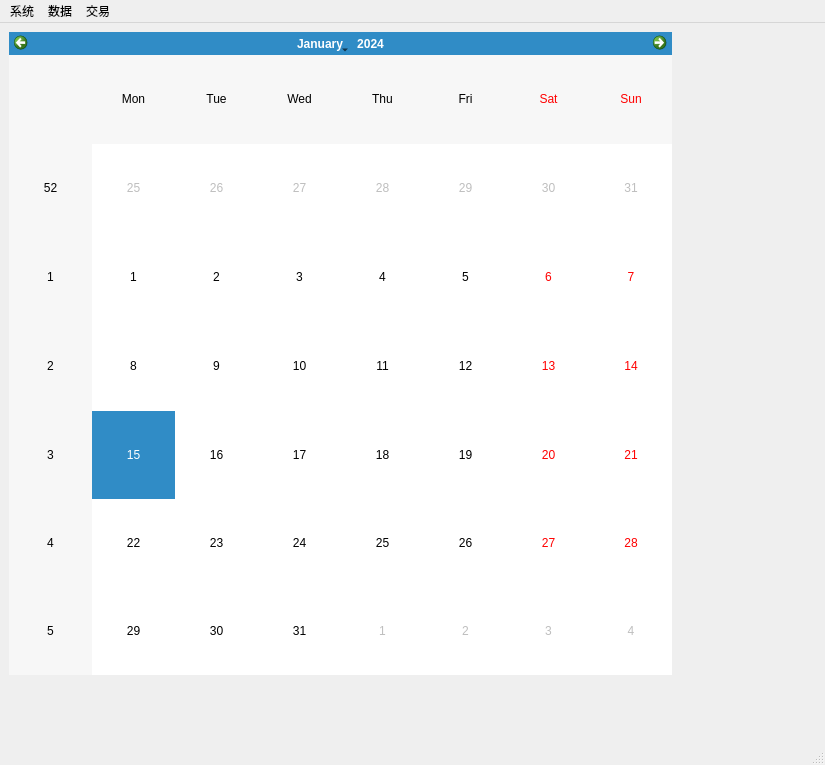
<?xml version="1.0" encoding="UTF-8"?>
<ui version="4.0">
 <class>MainWindow</class>
 <widget class="QMainWindow" name="MainWindow">
  <property name="geometry">
   <rect>
    <x>0</x>
    <y>0</y>
    <width>825</width>
    <height>765</height>
   </rect>
  </property>
  <property name="sizePolicy">
   <sizepolicy hsizetype="Maximum" vsizetype="Maximum">
    <horstretch>0</horstretch>
    <verstretch>0</verstretch>
   </sizepolicy>
  </property>
  <property name="windowTitle">
   <string>MainWindow</string>
  </property>
  <widget class="QWidget" name="centralwidget">
   <widget class="QFrame" name="gridFrame">
    <property name="geometry">
     <rect>
      <x>0</x>
      <y>0</y>
      <width>681</width>
      <height>661</height>
     </rect>
    </property>
    <property name="sizePolicy">
     <sizepolicy hsizetype="Minimum" vsizetype="Minimum">
      <horstretch>0</horstretch>
      <verstretch>0</verstretch>
     </sizepolicy>
    </property>
    <property name="cursor">
     <cursorShape>ArrowCursor</cursorShape>
    </property>
    <property name="contextMenuPolicy">
     <enum>Qt::DefaultContextMenu</enum>
    </property>
    <property name="layoutDirection">
     <enum>Qt::LeftToRight</enum>
    </property>
    <layout class="QGridLayout" name="gridLayout">
     <item row="0" column="0">
      <widget class="QCalendarWidget" name="calendarWidget">
       <property name="sizePolicy">
        <sizepolicy hsizetype="Minimum" vsizetype="Minimum">
         <horstretch>0</horstretch>
         <verstretch>0</verstretch>
        </sizepolicy>
       </property>
      </widget>
     </item>
    </layout>
   </widget>
  </widget>
  <widget class="QMenuBar" name="menubar">
   <property name="geometry">
    <rect>
     <x>0</x>
     <y>0</y>
     <width>825</width>
     <height>23</height>
    </rect>
   </property>
   <widget class="QMenu" name="menu">
    <property name="title">
     <string>系统</string>
    </property>
    <addaction name="actionOpen"/>
   </widget>
   <widget class="QMenu" name="menu_2">
    <property name="title">
     <string>数据</string>
    </property>
    <addaction name="action1"/>
    <addaction name="action2"/>
   </widget>
   <widget class="QMenu" name="menu_3">
    <property name="title">
     <string>交易</string>
    </property>
    <addaction name="action1_2"/>
    <addaction name="action2_2"/>
    <addaction name="action3"/>
   </widget>
   <addaction name="menu"/>
   <addaction name="menu_2"/>
   <addaction name="menu_3"/>
  </widget>
  <widget class="QStatusBar" name="statusbar"/>
  <action name="actionOpen">
   <property name="text">
    <string>打开</string>
   </property>
  </action>
  <action name="action1">
   <property name="text">
    <string>数据下载</string>
   </property>
  </action>
  <action name="action2">
   <property name="text">
    <string>数据更新</string>
   </property>
  </action>
  <action name="action1_2">
   <property name="text">
    <string>模拟交易</string>
   </property>
  </action>
  <action name="action2_2">
   <property name="text">
    <string>数据回测</string>
   </property>
  </action>
  <action name="action3">
   <property name="text">
    <string>实盘交易</string>
   </property>
  </action>
 </widget>
 <resources/>
 <connections/>
</ui>
